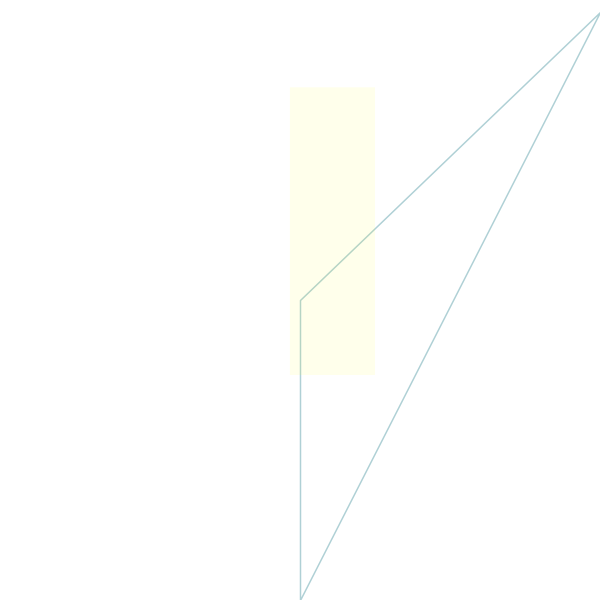
Frame 1 (no input)
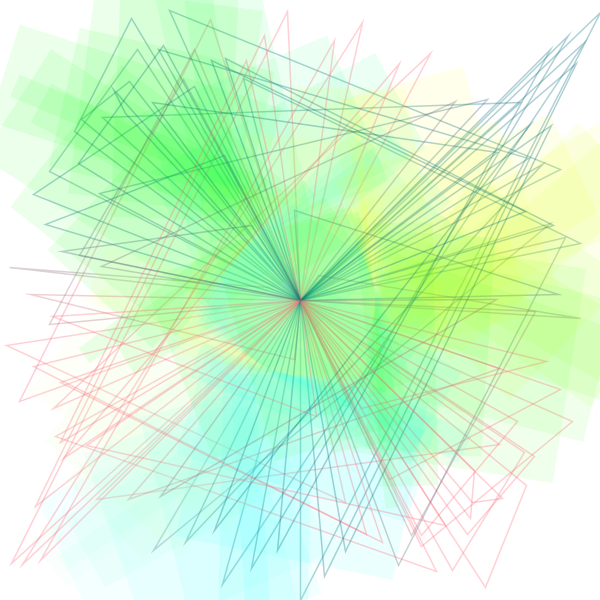
Frame 60 (the mouse pressed at the canvas centre just before this capture)
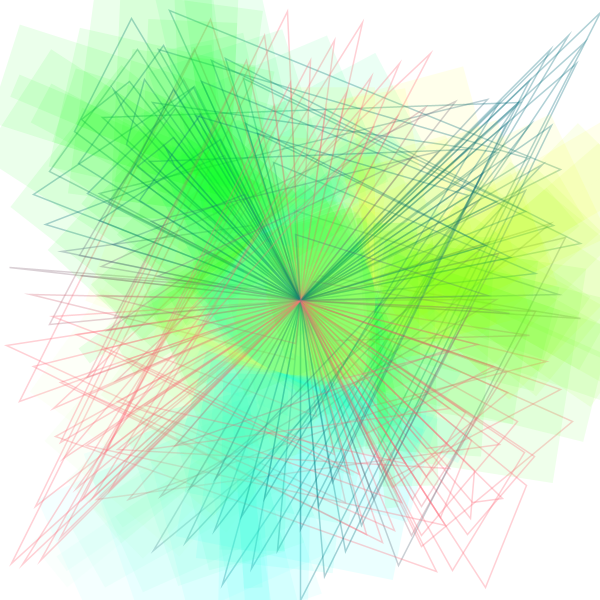
Frame 120 (the mouse held since frame 60 and released just before this capture)

The Processing sketch that drew these frames (run headless with seeded random() and noise(); from frame 60 on, the mouse is pressed at the canvas centre):

// Processing sketch: processing_167595
// ── processing_167595.pde



float w, x, y, z;
float angle = 0;
float angle2 = 350;
float r= 300;
float d = 1 ;


void setup() {
  size(600, 600);
  background(255);
  smooth();
  
}



void draw() {

  w= r*cos (angle2);
  x= r*sin (angle2);
  y= r*cos (angle);
  z= r*sin (angle);


  translate(width/2, height/2);

  strokeWeight(1.5);
  stroke(x+150, 105, 120, 80);
  noFill();


  triangle(0, 0, z, y, y, x);






  rotate(angle);  



  noStroke();
  fill(y, 255, z, 20);
  translate(width/8, height/8);
  rect(0, 0, w, x);



  

  angle += 10;
  angle2 -= 30;
  r = r - d;


  if ( r == 0 || r == 300) { 
    d =  d* -1;
  }



}
